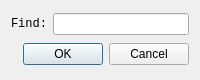
<?xml version="1.0" encoding="UTF-8"?>
<ui version="4.0">
 <class>findwindow</class>
 <widget class="QDialog" name="findwindow">
  <property name="geometry">
   <rect>
    <x>0</x>
    <y>0</y>
    <width>200</width>
    <height>80</height>
   </rect>
  </property>
  <property name="windowTitle">
   <string>Find</string>
  </property>
  <property name="windowIcon">
   <iconset resource="../resources/resources.qrc">
    <normaloff>:/xtodo.png</normaloff>:/xtodo.png</iconset>
  </property>
  <layout class="QVBoxLayout" name="verticalLayout">
   <item>
    <layout class="QHBoxLayout" name="horizontalLayout_6">
     <item>
      <widget class="QLabel" name="findLabel">
       <property name="font">
        <font>
         <family>Monospace</family>
        </font>
       </property>
       <property name="text">
        <string>Find:</string>
       </property>
      </widget>
     </item>
     <item>
      <widget class="QLineEdit" name="findEdit"/>
     </item>
    </layout>
   </item>
   <item>
    <layout class="QHBoxLayout" name="horizontalLayout_7">
     <item>
      <widget class="QDialogButtonBox" name="buttonBox">
       <property name="orientation">
        <enum>Qt::Horizontal</enum>
       </property>
       <property name="standardButtons">
        <set>QDialogButtonBox::Cancel|QDialogButtonBox::Ok</set>
       </property>
       <property name="centerButtons">
        <bool>false</bool>
       </property>
      </widget>
     </item>
    </layout>
   </item>
  </layout>
 </widget>
 <resources>
  <include location="../resources/resources.qrc"/>
 </resources>
 <connections>
  <connection>
   <sender>buttonBox</sender>
   <signal>accepted()</signal>
   <receiver>findwindow</receiver>
   <slot>accept()</slot>
   <hints>
    <hint type="sourcelabel">
     <x>248</x>
     <y>254</y>
    </hint>
    <hint type="destinationlabel">
     <x>157</x>
     <y>274</y>
    </hint>
   </hints>
  </connection>
  <connection>
   <sender>buttonBox</sender>
   <signal>rejected()</signal>
   <receiver>findwindow</receiver>
   <slot>reject()</slot>
   <hints>
    <hint type="sourcelabel">
     <x>316</x>
     <y>260</y>
    </hint>
    <hint type="destinationlabel">
     <x>286</x>
     <y>274</y>
    </hint>
   </hints>
  </connection>
 </connections>
</ui>
